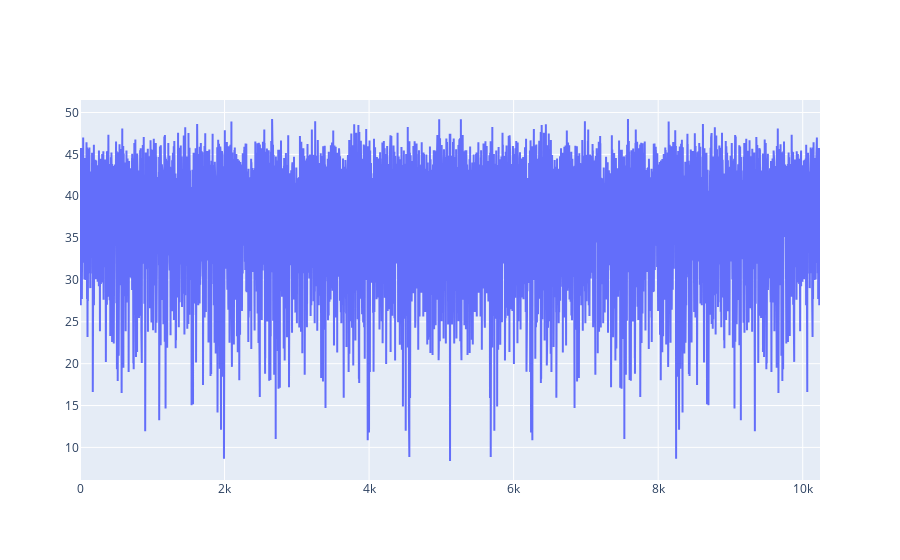

Notebook cell for this chart:
### Code cell
fig = go.Figure()
fig.add_trace(go.Scatter(x=np.arange(len(n_t)), y=20*np.log10(np.abs(n_f))))

### Figure 1 — Plotly figure (JSON) as saved in the notebook; plotly's stock layout.template omitted (floating-point values rounded to 4 significant figures; data arrays with more than 128 entries replaced by an {"elided": "..."} marker saying what was removed)
{"data": [{"type": "scatter", "x": {"elided": "10240 int values"}, "y": {"elided": "10240 float values"}}], "layout": {}}
